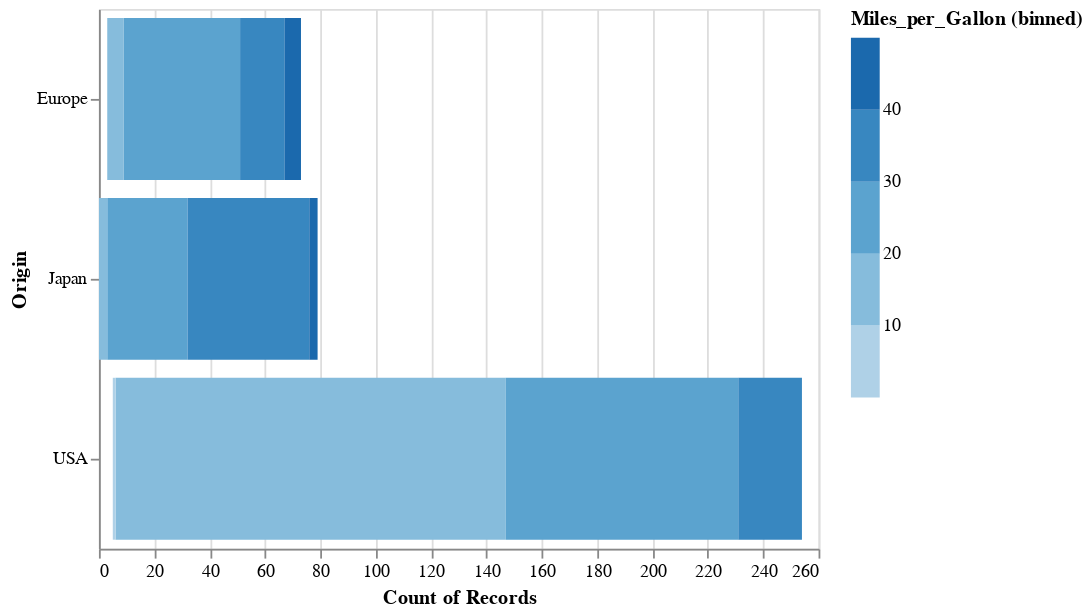

Here is the notebook cell this chart was saved with:
### Markdown cell above
One interesting thing that Altair's declarative approach allows us to start assigning these values to different encodings, to see other views of the exact same data.

So, for example, if we assign the binned miles per gallon to the color, we get this view of the data:

### Code cell
alt.Chart(cars).mark_bar().encode(
    color=alt.Color('Miles_per_Gallon', bin=True),
    x='count()',
    y='Origin'
)

### Figure 1 — Vega-Lite specification as saved in the notebook (floating-point values rounded to 4 significant figures; data arrays with more than 128 entries replaced by an {"elided": "..."} marker saying what was removed)
{"$schema": "https://vega.github.io/schema/vega-lite/v2.6.0.json", "config": {"view": {"height": 300, "width": 400}}, "data": {"name": "data-f02450ab61490a1363517a0190416235"}, "datasets": {"data-f02450ab61490a1363517a0190416235": {"elided": "406 records"}}, "encoding": {"color": {"bin": true, "field": "Miles_per_Gallon", "type": "quantitative"}, "x": {"aggregate": "count", "type": "quantitative"}, "y": {"field": "Origin", "type": "nominal"}}, "mark": "bar"}
